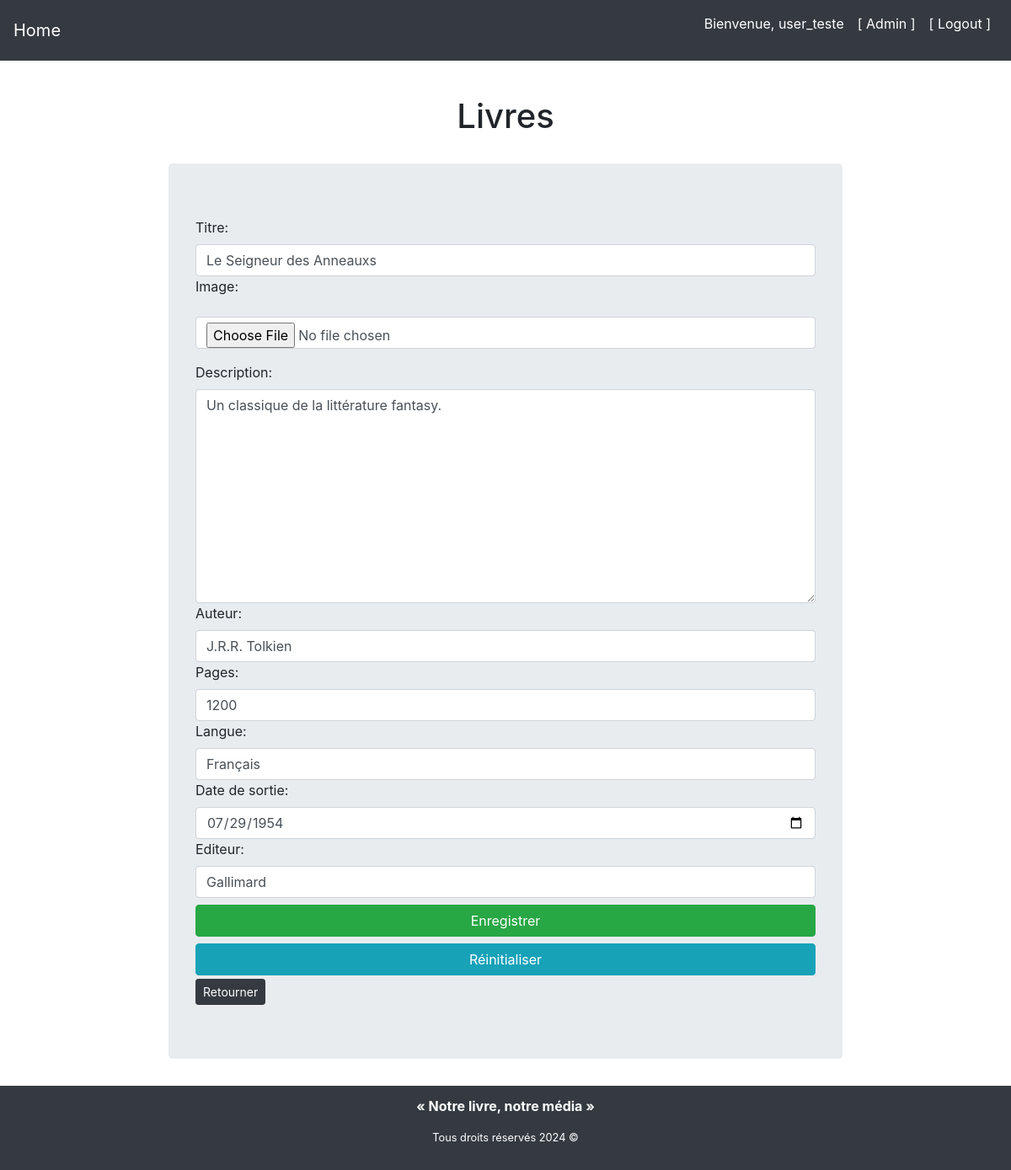
Page /library/update-book/le-seigneur-des-anneauxs/ (signed in) on the committed database.
### library/models/book_model.py (models this page shows, shortened)
class Book(Media):
    author = models.CharField(max_length=255, null=False)
    pages = models.IntegerField(null=False)
    language = models.CharField(max_length=50, null=False)
    release_date = models.DateField(null=False)
    publisher = models.CharField(max_length=150, null=False)
    class Meta:
        verbose_name_plural = "Books"

### library/views/books/update_view.py (the view, shortened to what this page needs)
# urls.py: path("update-book/<str:slug>/", BookUpdateView.as_view(), name="book-update"),
class BookUpdateView(LoginRequiredMixin, UpdateView):
    model = Book
    form_class = BookForm
    template_name = 'library/books/book_form.html'
    slug_field = 'slug'
    slug_url_kwarg = 'slug'
    success_url = reverse_lazy('gest-books')

### library/templates/library/books/book_form.html (shortened to what this page needs)
{% extends "base.html" %}
{% load static %}
{% block css_files %}
    <link rel="stylesheet" href="{% static 'library/forms.css' %}" />
{% endblock %}
{% block content %}
    <section class="book-form">
        <h1 class="text-center">Livres</h1>
        <form method="POST" class="jumbotron" enctype="multipart/form-data">
            {% for form_field in form %}
                <div class="{% if form_field.errors %}invalid{% endif %}">
                    {{ form_field.label_tag }}
                    {{ form_field }}
                </div>
            {% endfor %}
            <button class="btn btn-success btn-block" type="submit">Enregistrer</button>
            <input class="btn btn-info btn-block" type="reset" value="Réinitialiser">
            <a href="{% url 'gest-books' %}" class="btn btn-dark btn-sm mt-1" role="buttone">Retourner</a>
        </form>
    </section>
{% endblock %}

### templates/base.html (shortened to what this page needs)
{% load static%}
<!DOCTYPE html>
<html lang="en">
  <head>
    <link
      href="https://cdn.jsdelivr.net/npm/bootstrap@4.5.2/dist/css/bootstrap.min.css"
      rel="stylesheet"
    />
    <link rel="stylesheet" href="{% static 'app.css' %}" />
    {% block css_files %}{% endblock %}
  </head>
  <body>
    <header>
      <nav class="navbar navbar-expand-lg navbar-dark fixed-top justify-content-between">
        <a href="{% url 'index' %}" class="navbar-brand"> Home </a>
        <div class="object-fit-none" id="navbarNav">
          <ul class="navbar-nav">
            {% if not request.user.is_authenticated%}
              <li class="nav-item">
                <a href="{% url 'books' %}" class="nav-link">Livres</a>
              </li>
              <li class="nav-item">
                <a href="{% url 'cds' %}" class="nav-link">Cd's</a>
              </li>
              <li class="nav-item">
                <a href="{% url 'dvds' %}" class="nav-link">Dvd's</a>
              </li>
              <li class="nav-item">
                <a href="{% url 'board_games' %}" class="nav-link">Jeux de plateau</a>
              </li>
              <li class="nav-item">
                <a href="{% url 'home-library' %}" class="nav-link">[ Admin ]</a>
              </li>
            {% else %}
              <p class="nav-link">Bienvenue, {{ request.user }}</p>
              <a href="{% url 'home-library' %}" class="nav-link">[ Admin ]</a>
              <a href="{% url 'logout' %}" class="nav-link">[ Logout ]</a>
            {% endif %}
          </ul>
        </div>
      </nav>
    </header>
    <main class="">
        {% block content %}{% endblock %}
    </main>
    <footer class="bg-dark text-white">
      <strong>
      <p class="text-center">« Notre livre, notre média »</p>
        <small>
          <p class="text-center">Tous droits réservés 2024 ©</p>
        </small>
      </strong>
    </footer>
  </body>
</html>

### static/app.css (style rules this page uses)
body { margin-top: 50px; }
main { display: flex; flex-direction: column; align-items: center; justify-content: center; padding-top: 2rem; min-height: calc(100vh - 150px); }
.navbar { background-color: #343a40; }
.navbar-brand, .nav-link { color: #fff !important; }
section h1 { margin: 2rem; }
.search-block__title, input, button { width: 100%; }
footer { height: 100px; width: 100%; display: flex; align-items: center; justify-content: center; }

### library/static/library/forms.css (style rules this page uses)
#id_image { margin: 1rem 0 1rem 0; }
.jumbotron { width: 800px; }
.btn-block { margin-top: .5rem; }

### rows in the picture
Book: form "Le Seigneur des Anneauxs" "Un classique de la littérature fantasy." "J.R.R. Tolkien" "1200" "Français" "07/29/1954" "Gallimard"

### other values in the picture
{{ request.user }} "user_teste"
